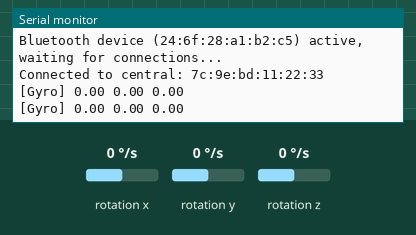
A sketch run on a simulated Arduino Nano 33 BLE. Parts: the last lines printed to the serial monitor. Inputs (shaded band) come from the test bench; at power-on: rotation x 0 °/s, rotation y 0 °/s, rotation z 0 °/s. Nothing arrives over Bluetooth unless stated; a phone connects over Bluetooth LE 3 s after start.

Above: at 4.8 s.
4.9 s: rotation x set to -192 °/s
At 5.8 s:
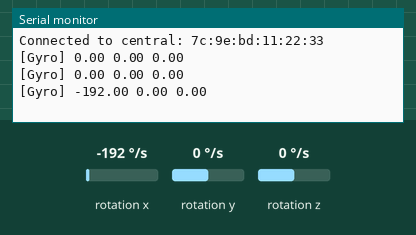
6.5 s: rotation y set to -192 °/s
At 7.6 s:
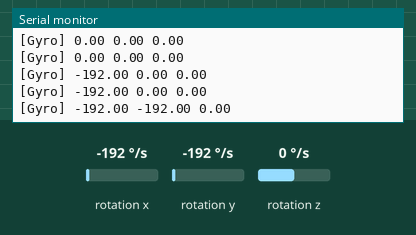
8.1 s: rotation z set to -192 °/s
At 8.1 s:
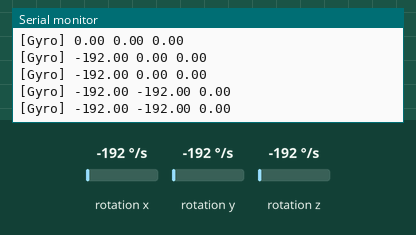

Measured:
- after the input at 4.9 s, the serial monitor: prints a new line after 0.11 s (image 1)
- after the input at 6.5 s, the serial monitor: prints a new line after 0.51 s (image 2)

The sketch:

gyroscope.ino
```cpp
#include <ArduinoBLE.h>
#include <Arduino_LSM9DS1.h>
#define BUFSIZE 20

/*   We'll use the ArduinoBLE library to simulate a basic UART connection
 *   following this UART service specification by Nordic Semiconductors.
 *   More: https://learn.adafruit.com/introducing-adafruit-ble-bluetooth-low-energy-friend/uart-service
 */
BLEService uartService("6E400001-B5A3-F393-E0A9-E50E24DCCA9E");
BLEStringCharacteristic txChar("6E400002-B5A3-F393-E0A9-E50E24DCCA9E", BLEWrite, 20 );
BLEStringCharacteristic rxChar("6E400003-B5A3-F393-E0A9-E50E24DCCA9E", BLERead | BLENotify, 20 );

void setup() {
  // put your setup code here, to run once:
  Serial.begin(9600);
  while (!Serial);
  Serial.println("Started");

  if ( !BLE.begin() )
  {
    Serial.println("Starting BLE failed!");
    while(1);
  }
  if (!IMU.begin()) {
    Serial.println("Failed to initialize IMU!");
    while (1);
  }

  // Get the Arduino's BT address
  String deviceAddress = BLE.address();

  // The device name we'll advertise with.
  BLE.setLocalName("IoTProject15");

  // Get UART service ready.
  BLE.setAdvertisedService( uartService );
  uartService.addCharacteristic( txChar );
  uartService.addCharacteristic( rxChar );
  BLE.addService( uartService );

  Serial.print("Gyroscope sample rate = ");
  Serial.print(IMU.gyroscopeSampleRate());
  Serial.println(" Hz");
  Serial.println();
  Serial.println("Gyroscope in degrees/second");
  Serial.println("X\tY\tZ");

  // Start advertising our new service.
  BLE.advertise();
  Serial.println("Bluetooth device (" + deviceAddress + ") active, waiting for connections...");
}

void loop() {
  // put your main code here, to run repeatedly:
  // Wait for a BLE central device.
  BLEDevice central = BLE.central();

  // If a central device is connected to the peripheral...
  if ( central )
  {
    // Print the central's BT address.
    Serial.print("Connected to central: ");
    Serial.println( central.address() );

    // While the central device is connected...
    while( central.connected() )
    {
      // Get input from user, send to central
      float x, y, z;

      if (IMU.gyroscopeAvailable()) {
        IMU.readGyroscope(x, y, z);
      }

      Serial.print("[Gyro] ");
      Serial.print( x );
      Serial.print( " " );
      Serial.print( y );
      Serial.print( " " );
      Serial.println( z );

      delay(1000);
    }

    Serial.print("Disconnected from central: ");
    Serial.println( central.address() );
  }
}
```
